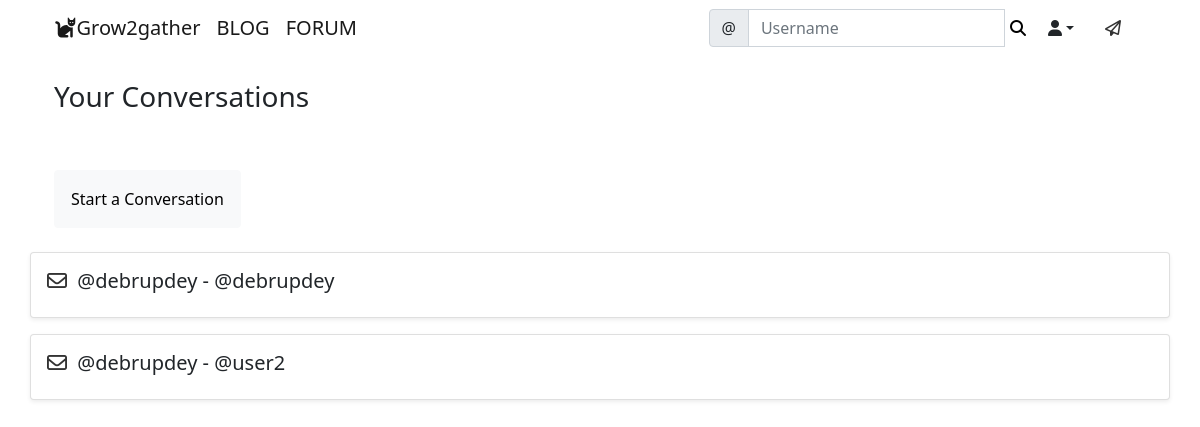
The page /inbox/ (signed in) on the database its author committed.
### accounts/models.py (models this page shows)
class ThreadModel(models.Model):
	user = models.ForeignKey(User, on_delete=models.CASCADE, related_name='+')
	receiver = models.ForeignKey(User, on_delete=models.CASCADE, related_name='+')

### accounts/views.py (the view)
# urls.py: path('inbox/', ListThreads.as_view(), name='inbox'),
class ListThreads(View):
    def get(self, request, *args, **kwargs):
        threads = ThreadModel.objects.filter(Q(user=request.user) | Q(receiver=request.user))
        context = {
            'threads': threads
        }
        return render(request, 'accounts/inbox.html', context)

### templates/accounts/inbox.html (shortened to what this page needs)
{% extends 'base.html' %}
{% block content %}
<div class="container">
	<div class="row">
		<div class="col-md-12 p-4">
			<h3>Your Conversations</h3>
		</div>
	</div>
	<div class="row">
		<div class="col-md-12 p-4">
			<form method="GET" action="{% url 'create-thread' %}">
				<button class="btn btn-light p-3" type="submit">Start a Conversation</button>
			</form>
		</div>
	</div>
	{% for thread in threads.all %}
	<div class="row mb-3">
		<div class="card col-md-12 p-3 shadow-sm">
			<h5><i class="far fa-envelope inbox-icon"></i> @{{ thread.user }} - @{{ thread.receiver }}</h5>
		</div>
	</div>
	{% endfor %}
</div>
{% endblock content %}

### static/css/style.css (style rules this page uses)
.inbox-icon { color: #333; transition: 0.5s; }
.inbox-icon { margin-right: 5px; }

### rows shown on the page
ThreadModel: user "debrupdey", receiver "debrupdey"
ThreadModel: user "debrupdey", receiver "user2"
